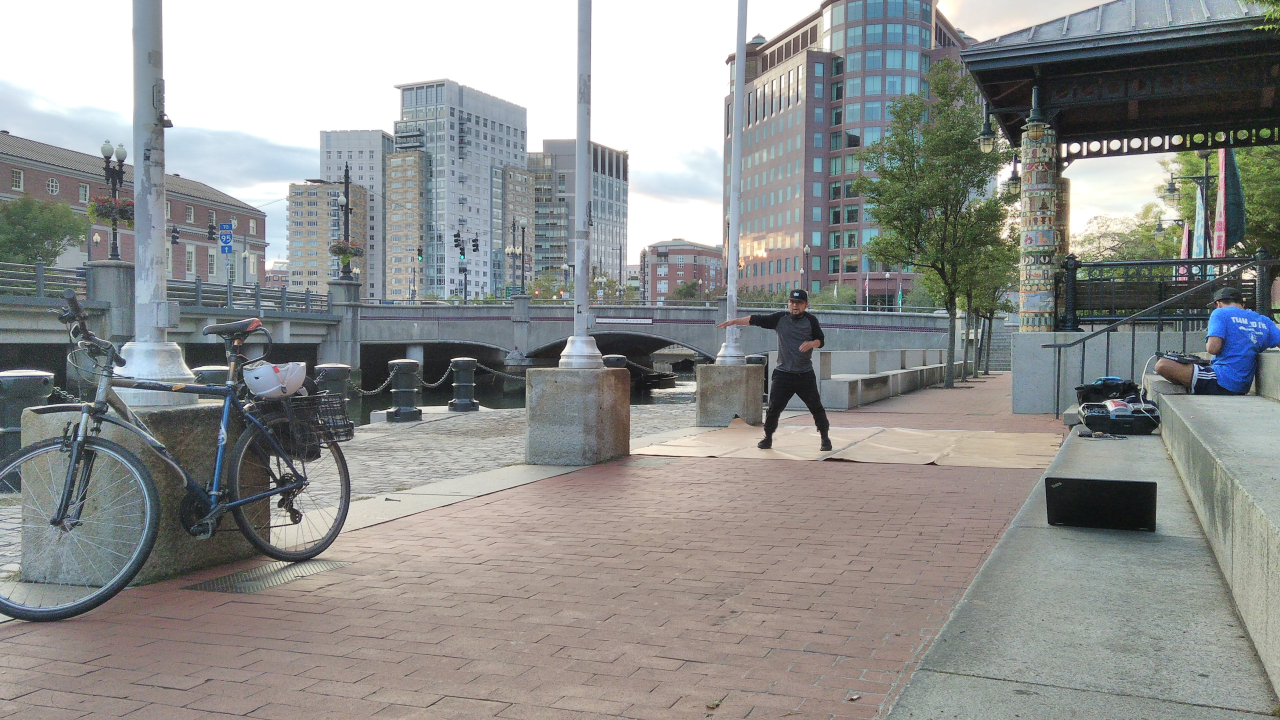
#> input picture CS1430/homework1_hybridimages-Enmin/questions/RISDance.jpg, 3840 x 2160 px (shown at 1/3 size)
$ python q4.py
#> lines starting #> are read from the running program, lines starting #| are printed output that depends on the picture
import time
import matplotlib.pyplot as plt
from skimage import io, img_as_float32
#use to rescale+resize image
from skimage.transform import rescale, resize
#use to convolve/correlate image
from scipy.ndimage import correlate
import numpy as np

#This reads in image and converts to a floating point format
# 1) TODO - replace PATH with the actual path to the
#    downloaded RISDance.jpg image linked above
image = img_as_float32(io.imread('./questions/RISDance.jpg'))

# 2) TODO - change the image size so it starts at 8MPix
#    use one of the imported libraries
original_image = resize(image, (4096, 2048))
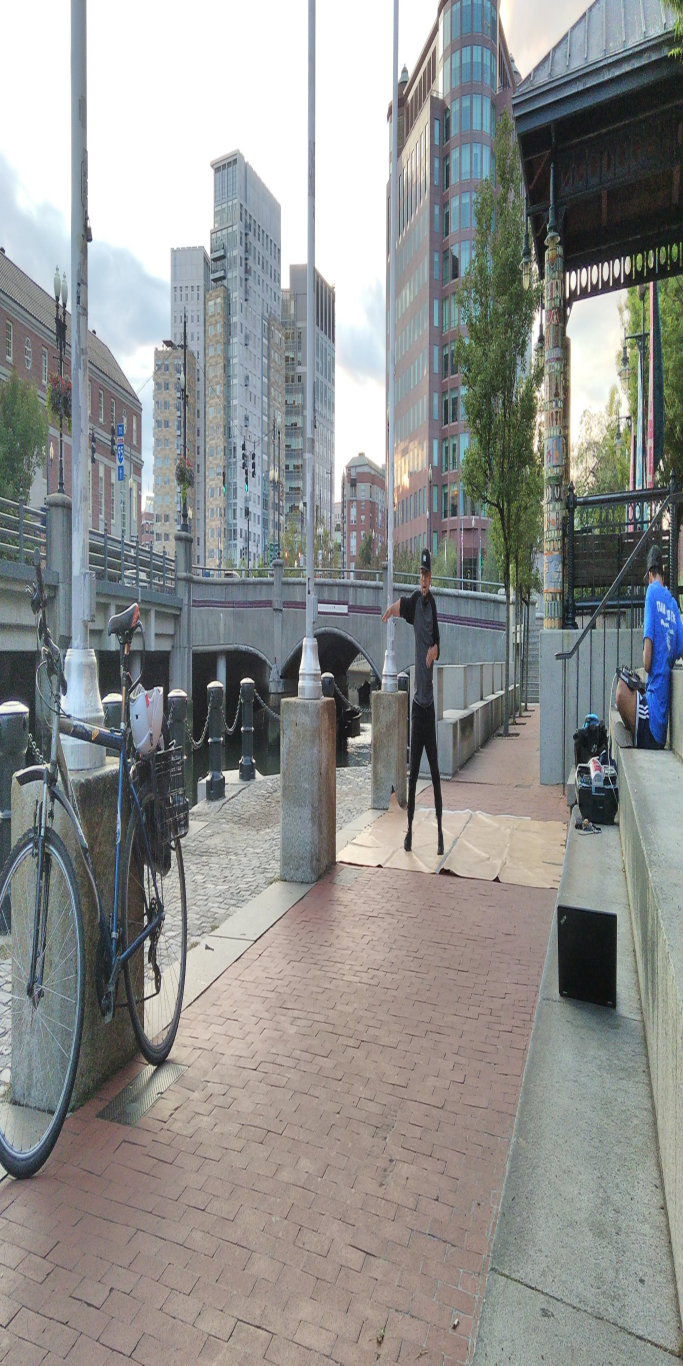
#> original_image: shape (4096, 2048, 3) float32 (shown at 1/3 size); mean R, G, B 0.553, 0.556, 0.552

# 3) TODO - iterate through odd numbers from 3 to 15
#   (inclusive!!) these will represent your filter sizes
#   (3x3,5x5,7x7, etc.), for each filter size you will...
for kernel_size in range(3, 16, 2):

    #because for each loop you are resizing your image, you
    #want to start each loop w/the original image size
    shrinking_image = original_image

    #these lists will hold the values you plot
    image_sizes = [] #x axis
    times = [] #y axis

    #while image size is bigger than .25MPx
    while(shrinking_image.size > 250000):

    	# 4) TODO - create your kernel. Your kernel can hold
    	#    any values, as the kernel values shouldn't
    	#    affect computation time. The size of the kernel
    	#    must be kernel_size x kernel_size
        kernel = np.array([[1 for _ in range(kernel_size)] for _ in range(kernel_size)])

        #5) TODO - reduce your image size. You can choose by
        # what increments to reduce your image.
        shrinking_image = rescale(shrinking_image, (0.25, 0.25, 1))

        #gets the current time (in seconds)
        start = time.time()

        # 6) TODO - use one of the imported libraries to do
        # your correlation/convolution on the image. You can
        # choose which operation to perform.
        conv = correlate(shrinking_image, np.array([kernel, kernel, kernel]))


        #gets the current time (in seconds)
        end = time.time()

        #7) TODO - figure out what values to append, and
        #   append them here
        image_sizes.append(shrinking_image.size)
        times.append(end - start)

    #each filter size will be plotted as a separate line, in
    #a multi-line 2-dimensional graph
    plt.plot(image_sizes, times, label=str(kernel.size))
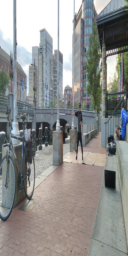
#> shrinking_image: shape (256, 128, 3) float32; mean R, G, B 0.561, 0.567, 0.559

#plot
plt.xlabel('image size (pixels)')
plt.ylabel('operation time (seconds)')
plt.legend(title="filter sizes (pixels)")
plt.show()
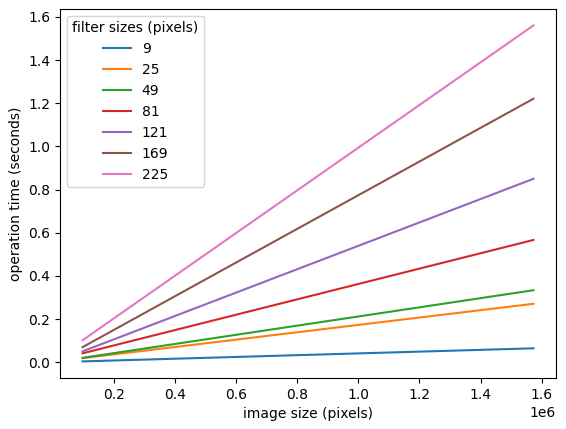
#> figure drawn by matplotlib, 1 panel
